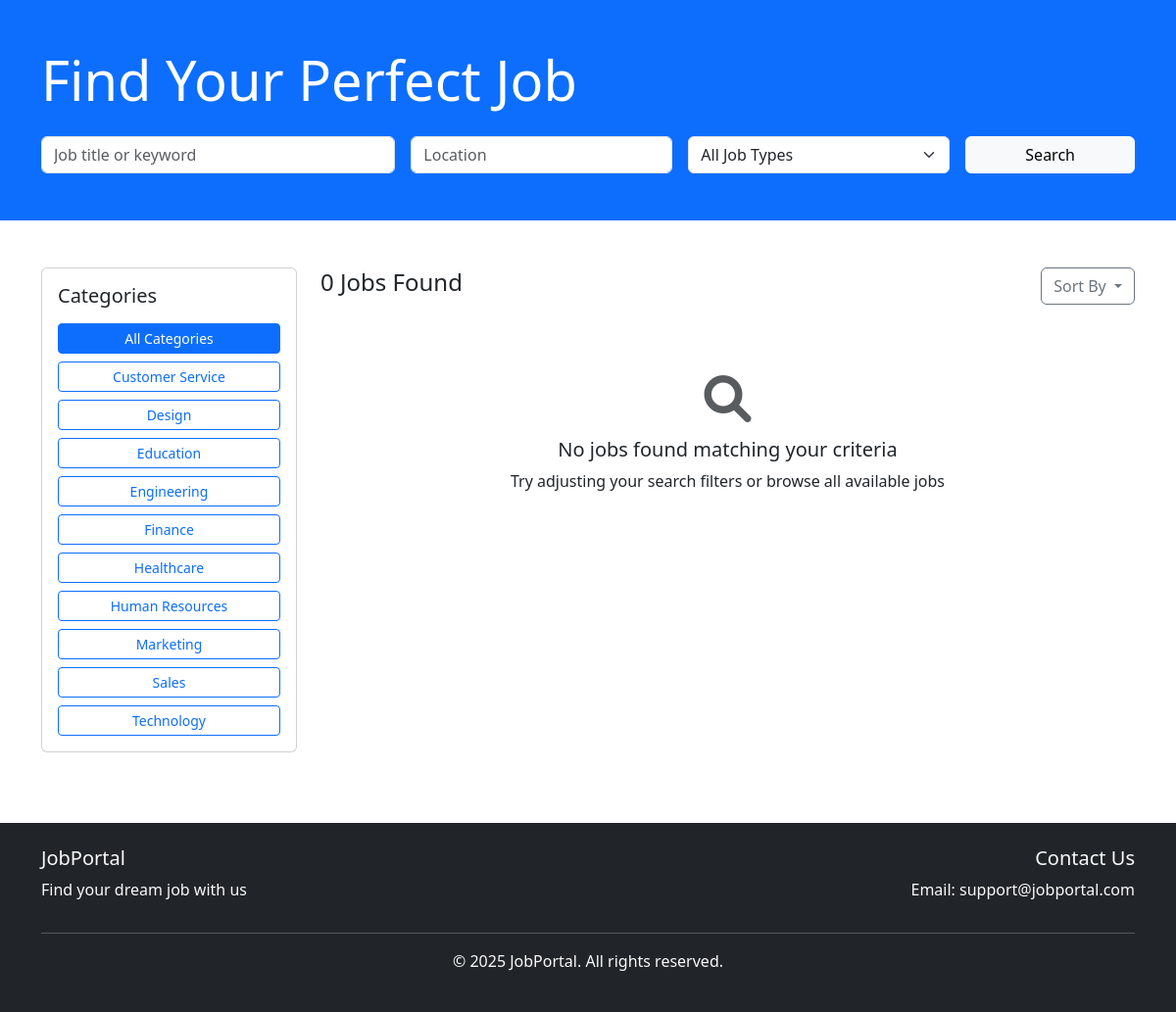
/jobs.php, run on the app's committed database.
### tables this page shows
CREATE TABLE IF NOT EXISTS job_categories (
    id INT PRIMARY KEY AUTO_INCREMENT,
    name VARCHAR(50) NOT NULL UNIQUE,
    created_at TIMESTAMP DEFAULT CURRENT_TIMESTAMP
);

### jobs.php (the view, shortened to what this page needs)
<?php
$conn = getConnection();
$page = isset($_GET['page']) ? (int)$_GET['page'] : 1;
$limit = 10;
$offset = ($page - 1) * $limit;
$keyword = isset($_GET['keyword']) ? $conn->real_escape_string($_GET['keyword']) : '';
$location = isset($_GET['location']) ? $conn->real_escape_string($_GET['location']) : '';
$type = isset($_GET['type']) ? $conn->real_escape_string($_GET['type']) : '';
$category = isset($_GET['category']) ? (int)$_GET['category'] : 0;
$where = "j.status = 'open' AND j.approval_status = 'approved'";
$sql = "SELECT j.*, c.company_name, c.logo_path, GROUP_CONCAT(jc.name) as categories
        FROM jobs j
        JOIN company_profiles c ON j.company_id = c.id
        LEFT JOIN job_category_relations jcr ON j.id = jcr.job_id
        LEFT JOIN job_categories jc ON jcr.category_id = jc.id
        WHERE $where
        GROUP BY j.id
        ORDER BY j.created_at DESC
        LIMIT $limit OFFSET $offset";
$result = $conn->query($sql);
$count_sql = "SELECT COUNT(DISTINCT j.id) as total
              FROM jobs j
              LEFT JOIN job_category_relations jcr ON j.id = jcr.job_id
              WHERE $where";
$count_result = $conn->query($count_sql);
$total_jobs = $count_result->fetch_assoc()['total'];
$categories_sql = "SELECT * FROM job_categories ORDER BY name";
$categories_result = $conn->query($categories_sql);
?>
<!DOCTYPE html>
<html lang="en">
<head>
    <link href="https://cdn.jsdelivr.net/npm/bootstrap@5.3.0/dist/css/bootstrap.min.css" rel="stylesheet">
    <link href="https://cdnjs.cloudflare.com/ajax/libs/font-awesome/6.0.0/css/all.min.css" rel="stylesheet">
</head>
<body>
    <section class="bg-primary text-white py-5">
        <div class="container">
            <h1 class="display-4 mb-4">Find Your Perfect Job</h1>
            <form action="" method="GET" class="row g-3">
                <div class="col-md-4">
                    <input type="text" class="form-control" name="keyword" placeholder="Job title or keyword" value="<?php echo htmlspecialchars($keyword); ?>">
                </div>
                <div class="col-md-3">
                    <input type="text" class="form-control" name="location" placeholder="Location" value="<?php echo htmlspecialchars($location); ?>">
                </div>
                <div class="col-md-3">
                    <select class="form-select" name="type">
                        <option value="">All Job Types</option>
                    </select>
                </div>
                <div class="col-md-2">
                    <button type="submit" class="btn btn-light w-100">Search</button>
                </div>
            </form>
        </div>
    </section>
    <section class="py-5">
        <div class="container">
            <div class="row">
                <div class="col-md-3 mb-4">
                    <div class="card">
                        <div class="card-body">
                            <h5 class="card-title mb-3">Categories</h5>
                            <div class="d-grid gap-2">
                                <a href="?keyword=<?php echo urlencode($keyword); ?>&location=<?php echo urlencode($location); ?>&type=<?php echo urlencode($type); ?>"
                                   class="btn btn-outline-primary btn-sm <?php echo !$category ? 'active' : ''; ?>">
                                    All Categories
                                </a>
                                <?php while($cat = $categories_result->fetch_assoc()): ?>
                                    <a href="?keyword=<?php echo urlencode($keyword); ?>&location=<?php echo urlencode($location); ?>&type=<?php echo urlencode($type); ?>&category=<?php echo $cat['id']; ?>"
                                       class="btn btn-outline-primary btn-sm <?php echo $category == $cat['id'] ? 'active' : ''; ?>">
                                        <?php echo htmlspecialchars($cat['name']); ?>
                                    </a>
                                <?php endwhile; ?>
                            </div>
                        </div>
                    </div>
                </div>
                <div class="col-md-9">
                    <div class="d-flex justify-content-between align-items-center mb-4">
                        <h4><?php echo $total_jobs; ?> Jobs Found</h4>
                        <div class="dropdown">
                            <button class="btn btn-outline-secondary dropdown-toggle" type="button" id="sortDropdown" data-bs-toggle="dropdown">
                                Sort By
                            </button>
                        </div>
                    </div>
                    <?php if ($result->num_rows > 0): ?>
                        <?php while($job = $result->fetch_assoc()): ?>
                            <div class="card job-card mb-3">
                                <div class="card-body">
                                    <div class="row">
                                        <div class="col-md-2 text-center">
                                            <img src="<?php echo $job['logo_path'] ? htmlspecialchars($job['logo_path']) : 'images/default-company.png'; ?>"
                                                 alt="<?php echo htmlspecialchars($job['company_name']); ?>"
                                                 class="company-logo mb-2">
                                        </div>
                                        <div class="col-md-7">
                                            <h5 class="card-title mb-1"><?php echo htmlspecialchars($job['title']); ?></h5>
                                            <p class="text-muted mb-2">
                                                <i class="fas fa-building me-1"></i> <?php echo htmlspecialchars($job['company_name']); ?>
                                                <i class="fas fa-map-marker-alt ms-3 me-1"></i> <?php echo htmlspecialchars($job['location']); ?>
                                            </p>
                                            <p class="card-text"><?php echo htmlspecialchars(substr($job['description'], 0, 150)) . '...'; ?></p>
                                            <?php if($job['categories']): ?>
                                                <div class="mb-2">
                                                    <?php foreach(explode(',', $job['categories']) as $cat): ?>
                                                        <span class="badge bg-light text-dark category-badge"><?php echo htmlspecialchars($cat); ?></span>
                                                    <?php endforeach; ?>
                                                </div>
                                            <?php endif; ?>
                                        </div>
                                        <div class="col-md-3 text-end">
                                            <span class="badge bg-primary mb-2"><?php echo htmlspecialchars($job['type']); ?></span>
                                            <?php if($job['salary_range']): ?>
                                                <p class="text-success mb-2"><?php echo htmlspecialchars($job['salary_range']); ?></p>
                                            <?php endif; ?>
                                            <a href="job-details.php?id=<?php echo $job['id']; ?>" class="btn btn-outline-primary btn-sm">View Details</a>
                                        </div>
                                    </div>
                                </div>
                            </div>
                        <?php endwhile; ?>
                    <?php else: ?>
                        <div class="text-center py-5">
                            <i class="fas fa-search fa-3x text-muted mb-3"></i>
                            <h5>No jobs found matching your criteria</h5>
                            <p>Try adjusting your search filters or browse all available jobs</p>
                        </div>
                    <?php endif; ?>
                </div>
            </div>
        </div>
    </section>
    <footer class="bg-dark text-light py-4">
        <div class="container">
            <div class="row">
                <div class="col-md-6">
                    <h5>JobPortal</h5>
                    <p>Find your dream job with us</p>
                </div>
                <div class="col-md-6 text-md-end">
                    <h5>Contact Us</h5>
                    <p>Email: support@jobportal.com</p>
                </div>
            </div>
            <hr>
            <div class="text-center">
                <p>&copy; <?php echo date('Y'); ?> JobPortal. All rights reserved.</p>
            </div>
        </div>
    </footer>
</body>
</html>

### data on the page
job_categories: name "Customer Service"
job_categories: name "Design"
job_categories: name "Education"
job_categories: name "Engineering"
job_categories: name "Finance"
job_categories: name "Healthcare"
job_categories: name "Human Resources"
job_categories: name "Marketing"
job_categories: name "Sales"
job_categories: name "Technology"

### other printed values
$total_jobs "0"
